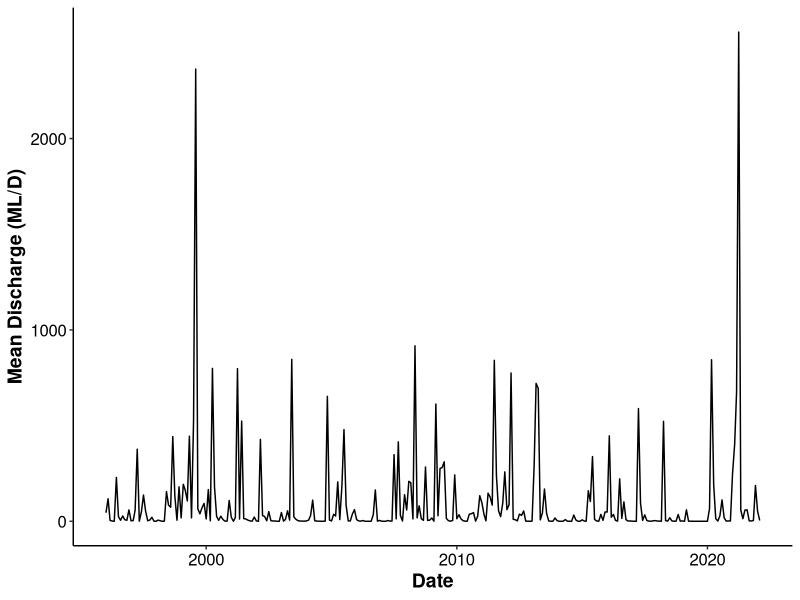
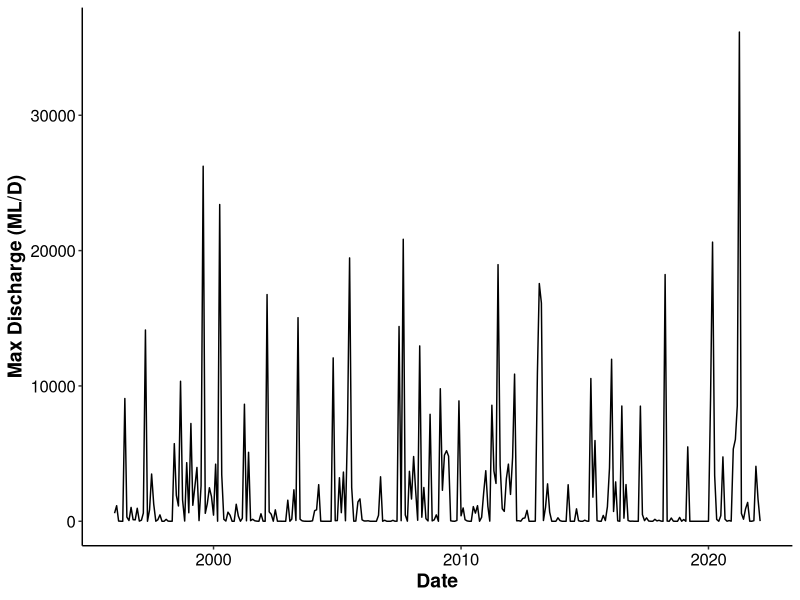
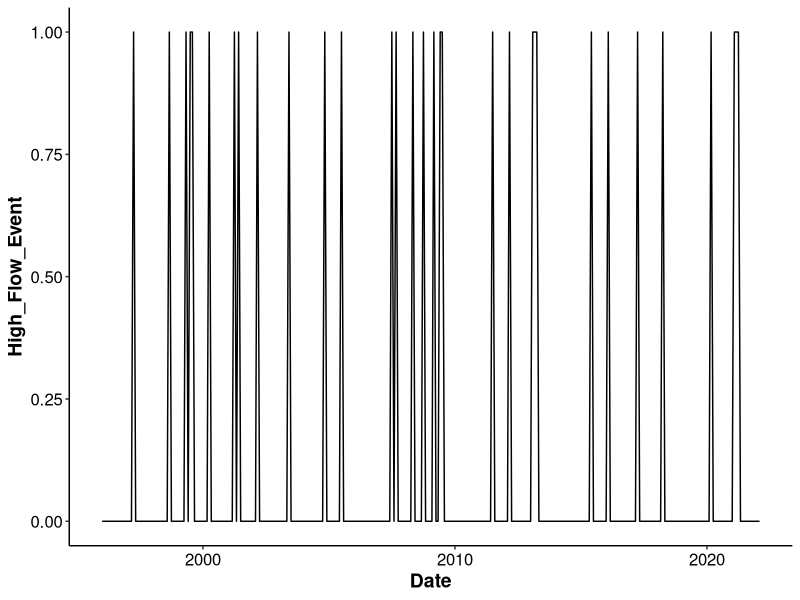

The R script that drew these images, in order:
# Wallis FLow Data

library(tidyverse)
library(lubridate)

fdat <- read_csv("Data/Wallis Flow Data Clean.csv") %>%
  mutate(Date = as.Date(dmy_hm(`Date and time`))) %>%
  filter(Date > "1995-12-31") %>% drop_na()

ggplot(fdat, aes(Date, `Mean Discharge (ML/D)`)) + geom_line()+
  theme_classic() +
  theme(axis.text = element_text(size=12, colour="black"),
        axis.title = element_text(size=14, face="bold"))
#ggsave("Conceptual model/latest data from DJ/Wallis Flow Mean long.png",
#       dpi=600, width = 21, height=14.8, units="cm")

ggplot(fdat, aes(Date, `Max Discharge (ML/D)`)) + geom_line()+
  theme_classic() +
  theme(axis.text = element_text(size=12, colour="black"),
        axis.title = element_text(size=14, face="bold"))
#ggsave("Conceptual model/latest data from DJ/Wallis Flow Max long.png",
#       dpi=600, width = 21, height=14.8, units="cm")

quantile(fdat$`Mean Discharge (ML/D)`, c(0.1,0.5,0.9)) # top 90% is 279.43

fdat <- fdat %>% mutate(High_Flow_Event = case_when(`Mean Discharge (ML/D)`> 279 ~ 1,
                                                    T ~ 0))

write_csv(fdat, "Data/Wallis Flow Data Clean with events.csv")
ggplot(fdat, aes(Date, High_Flow_Event)) + geom_line()+
  theme_classic() +
  theme(axis.text = element_text(size=12, colour="black"),
        axis.title = element_text(size=14, face="bold"))
#ggsave("Conceptual model/latest data from DJ/Wallis Flow High Flow Events.png",  
#       dpi=600, width = 21, height=14.8, units="cm")

# ### Spring Flow data
# spr_dat <- fdat %>% mutate(Year = year(Date),
#                            Month = month(Date)) %>%
#   filter(Month>=8) %>% filter(Month<12) %>%
#   group_by(Year) %>% summarise(Mean_Flow = mean(`Mean Discharge (ML/D)`))
# 
# ggplot(spr_dat, aes(Year, Mean_Flow)) + geom_line()+
#   theme_classic() +
#   theme(axis.text = element_text(size=12, colour="black"),
#         axis.title = element_text(size=14, face="bold"))
# ggsave("Conceptual model/latest data from DJ/Wallis Flow spring Flow.png",  
#        dpi=600, width = 21, height=14.8, units="cm")
# 
# 
# fevents <- read_csv("Conceptual model/latest data from DJ/Wallis Flow Data Clean with events.csv")
# fevents <- fevents %>% mutate(Year = year(Date),
#                              Month = month(Date)) %>%
#   filter(Month>=8) %>% filter(Month<12) %>%
#   group_by(Year) %>% summarise(High_Flow_Events = sum(`High_Flow_Event`, na.rm=T))
# 
# ggplot(fevents, aes(Year, High_Flow_Events)) + geom_line()+
#   theme_classic() + ylab("Wet Spring")+
#   theme(axis.text = element_text(size=12, colour="black"),
#         axis.title = element_text(size=14, face="bold"))
# ggsave("Conceptual model/latest data from DJ/Wallis Flow spring Events.png",  
#        dpi=600, width = 21, height=14.8, units="cm")
